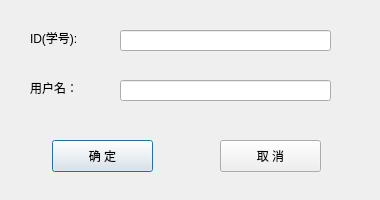
<?xml version="1.0" encoding="UTF-8"?>
<ui version="4.0">
 <class>AddRDialog</class>
 <widget class="QDialog" name="AddRDialog">
  <property name="geometry">
   <rect>
    <x>0</x>
    <y>0</y>
    <width>380</width>
    <height>200</height>
   </rect>
  </property>
  <property name="minimumSize">
   <size>
    <width>380</width>
    <height>200</height>
   </size>
  </property>
  <property name="windowTitle">
   <string>Dialog</string>
  </property>
  <widget class="QLineEdit" name="IDLineEdit">
   <property name="geometry">
    <rect>
     <x>120</x>
     <y>30</y>
     <width>211</width>
     <height>21</height>
    </rect>
   </property>
   <property name="maxLength">
    <number>16</number>
   </property>
  </widget>
  <widget class="QLineEdit" name="usrnameLineEdit">
   <property name="geometry">
    <rect>
     <x>120</x>
     <y>80</y>
     <width>211</width>
     <height>21</height>
    </rect>
   </property>
  </widget>
  <widget class="QLabel" name="IDLabel">
   <property name="geometry">
    <rect>
     <x>30</x>
     <y>30</y>
     <width>60</width>
     <height>16</height>
    </rect>
   </property>
   <property name="text">
    <string>ID(学号):</string>
   </property>
  </widget>
  <widget class="QLabel" name="usrnameLabel">
   <property name="geometry">
    <rect>
     <x>30</x>
     <y>80</y>
     <width>60</width>
     <height>16</height>
    </rect>
   </property>
   <property name="text">
    <string>用户名：</string>
   </property>
  </widget>
  <widget class="QPushButton" name="confirmPushButton">
   <property name="geometry">
    <rect>
     <x>52</x>
     <y>140</y>
     <width>101</width>
     <height>32</height>
    </rect>
   </property>
   <property name="text">
    <string>确 定</string>
   </property>
  </widget>
  <widget class="QPushButton" name="cancelPushButton">
   <property name="geometry">
    <rect>
     <x>220</x>
     <y>140</y>
     <width>101</width>
     <height>32</height>
    </rect>
   </property>
   <property name="text">
    <string>取 消</string>
   </property>
  </widget>
 </widget>
 <resources/>
 <connections/>
</ui>
